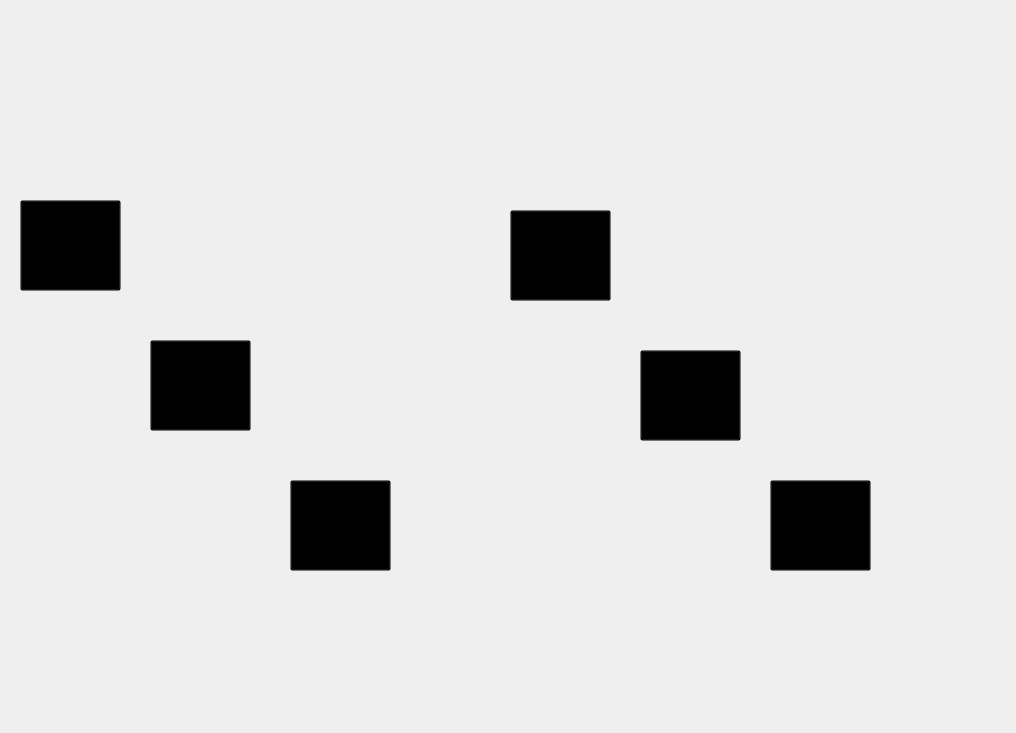
   <widget class="QWidget" name="page">
    <widget class="QLabel" name="label_4">
     <property name="geometry">
      <rect>
       <x>0</x>
       <y>0</y>
       <width>1007</width>
       <height>724</height>
      </rect>
     </property>
     <property name="styleSheet">
      <string notr="true">border-image: url(:/interface/fond 2.png);
</string>
     </property>
     <property name="text">
      <string/>
     </property>
    </widget>
    <widget class="QPushButton" name="but_theft">
     <property name="geometry">
      <rect>
       <x>290</x>
       <y>480</y>
       <width>101</width>
       <height>91</height>
      </rect>
     </property>
     <property name="whatsThis">
      <string>&lt;html&gt;&lt;head/&gt;&lt;body&gt;&lt;p&gt;&lt;img src=&quot;:/ressource/D:/abdouu/projet 2/bla.png&quot;/&gt;&lt;/p&gt;&lt;/body&gt;&lt;/html&gt;</string>
     </property>
     <property name="styleSheet">
      <string notr="true">background-color: transparent;
</string>
     </property>
     <property name="text">
      <string/>
     </property>
    </widget>
    <widget class="QPushButton" name="but_fire">
     <property name="geometry">
      <rect>
       <x>150</x>
       <y>340</y>
       <width>101</width>
       <height>91</height>
      </rect>
     </property>
     <property name="whatsThis">
      <string>&lt;html&gt;&lt;head/&gt;&lt;body&gt;&lt;p&gt;&lt;img src=&quot;:/ressource/D:/abdouu/projet 2/bla.png&quot;/&gt;&lt;/p&gt;&lt;/body&gt;&lt;/html&gt;</string>
     </property>
     <property name="styleSheet">
      <string notr="true">background-color: transparent;
</string>
     </property>
     <property name="text">
      <string/>
     </property>
    </widget>
    <widget class="QPushButton" name="but_mouvement">
     <property name="geometry">
      <rect>
       <x>20</x>
       <y>200</y>
       <width>101</width>
       <height>91</height>
      </rect>
     </property>
     <property name="whatsThis">
      <string>&lt;html&gt;&lt;head/&gt;&lt;body&gt;&lt;p&gt;hhhhhhhhhhhhhhh&lt;/p&gt;&lt;/body&gt;&lt;/html&gt;</string>
     </property>
     <property name="styleSheet">
      <string notr="true">background-color: transparent;
</string>
     </property>
     <property name="text">
      <string/>
     </property>
    </widget>
    <widget class="QPushButton" name="but_bloc">
     <property name="geometry">
      <rect>
       <x>770</x>
       <y>480</y>
       <width>101</width>
       <height>91</height>
      </rect>
     </property>
     <property name="whatsThis">
      <string>&lt;html&gt;&lt;head/&gt;&lt;body&gt;&lt;p&gt;&lt;img src=&quot;:/ressource/D:/abdouu/projet 2/bla.png&quot;/&gt;&lt;/p&gt;&lt;/body&gt;&lt;/html&gt;</string>
     </property>
     <property name="styleSheet">
      <string notr="true">background-color: transparent;
</string>
     </property>
     <property name="text">
      <string/>
     </property>
    </widget>
    <widget class="QPushButton" name="but_accident">
     <property name="geometry">
      <rect>
       <x>640</x>
       <y>350</y>
       <width>101</width>
       <height>91</height>
      </rect>
     </property>
     <property name="whatsThis">
      <string>&lt;html&gt;&lt;head/&gt;&lt;body&gt;&lt;p&gt;&lt;img src=&quot;:/ressource/D:/abdouu/projet 2/bla.png&quot;/&gt;&lt;/p&gt;&lt;/body&gt;&lt;/html&gt;</string>
     </property>
     <property name="styleSheet">
      <string notr="true">background-color: transparent;
</string>
     </property>
     <property name="text">
      <string/>
     </property>
    </widget>
    <widget class="QPushButton" name="but_employee">
     <property name="geometry">
      <rect>
       <x>510</x>
       <y>210</y>
       <width>101</width>
       <height>91</height>
      </rect>
     </property>
     <property name="whatsThis">
      <string>&lt;html&gt;&lt;head/&gt;&lt;body&gt;&lt;p&gt;&lt;img src=&quot;:/ressource/D:/abdouu/projet 2/197919-200.png&quot;/&gt;&lt;/p&gt;&lt;/body&gt;&lt;/html&gt;</string>
     </property>
     <property name="styleSheet">
      <string notr="true">background-color: transparent;
</string>
     </property>
     <property name="text">
      <string/>
     </property>
    </widget>
   </widget>
